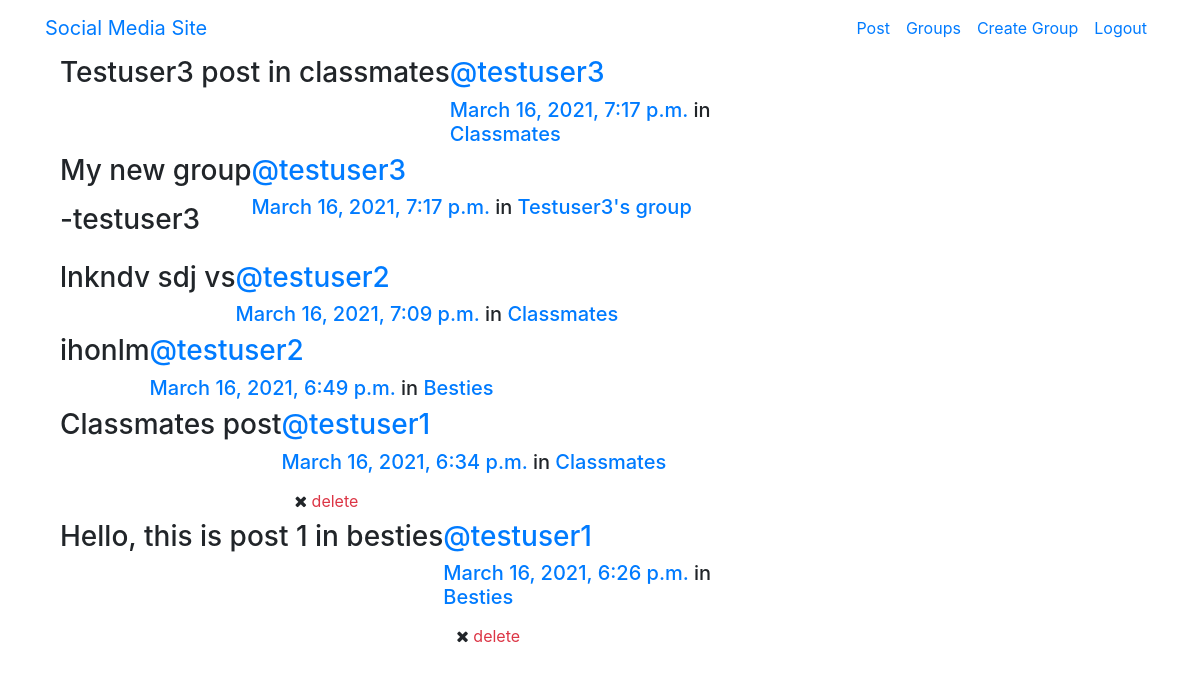
The page /posts/ (signed in) on the database its author committed.
### posts/models.py (models this page shows, shortened)
class Post(models.Model):
    user = models.ForeignKey(User,related_name='posts',on_delete=models.CASCADE)
    created_at = models.DateTimeField(auto_now=True)
    message = models.TextField()
    message_html = models.TextField(editable=False)
    group = models.ForeignKey(Group,related_name='posts',null=True,blank=True,on_delete=models.CASCADE)
    class Meta:
        ordering = ['-created_at']
        unique_together = ['user','message']

### groups/models.py (models this page shows, shortened)
class Group(models.Model):
    name = models.CharField(max_length=255,unique=True)
    slug = models.SlugField(allow_unicode=True,unique=True)
    description = models.TextField(blank=True,default='')
    description_html = models.TextField(editable=False,default='',blank=True)
    members = models.ManyToManyField(User,through='GroupMember')
    class Meta:
        ordering = ['name']

### posts/views.py (the view)
# urls.py: path('',views.PostList.as_view(),name='all'),
class PostList(SelectRelatedMixin,generic.ListView):
    model = models.Post
    select_related = ('user','group')

### posts/templates/posts/post_list.html (shortened to what this page needs)
{% extends "posts/post_base.html" %}
{% block post_content %}
<div class="col-md-8">
  {% for post in post_list %}
    {% include 'posts/_post.html' %}
  {% endfor %}
</div>
{% endblock%}

### posts/templates/posts/_post.html
<div class="post media">
  <h3>{{post.message_html|safe}}</h3>
  <div class="media-body">
    <h3 class='mr-5'><a href="{% url 'posts:for_user' username=post.user.username %}">@{{post.user.username}}</a></h3>
    <h5>
    <time class='time'>
      <a href="{% url 'posts:single' username=post.user.username pk=post.pk %}">{{post.created_at}}</a>
    </time>
    {% if post.group %}
			<span class="group-name">in <a href="#">{{ post.group.name }}</a></span>
		{% endif %}
    </h5>
    <div class="media-footer">
      {% if user.is_authenticated and post.user == user %}
        <a href="{% url 'posts:delete' pk=post.pk %}" title='delete' class='btn btn-simple'>
          <span class='fa fa-times' aria-hidden='true'></span>
          <span class='text-danger icon-label'>delete</span>
        </a>
      {% endif %}
    </div>
  </div>
</div>

### rows shown on the page
Post: message_html "Testuser3 post in classmates", user.username "testuser3", created_at "March 16, 2021, 7:17 p.m.", group.name "Classmates"
Post: message_html "My new group -testuser3", user.username "testuser3", created_at "March 16, 2021, 7:17 p.m.", group.name "Testuser3's group"
Post: message_html "lnkndv sdj vs", user.username "testuser2", created_at "March 16, 2021, 7:09 p.m.", group.name "Classmates"
Post: message_html "ihonlm", user.username "testuser2", created_at "March 16, 2021, 6:49 p.m.", group.name "Besties"
Post: message_html "Classmates post", user.username "testuser1", created_at "March 16, 2021, 6:34 p.m.", group.name "Classmates", shows "delete"
Post: message_html "Hello, this is post 1 in besties", user.username "testuser1", created_at "March 16, 2021, 6:26 p.m.", group.name "Besties", shows "delete"
